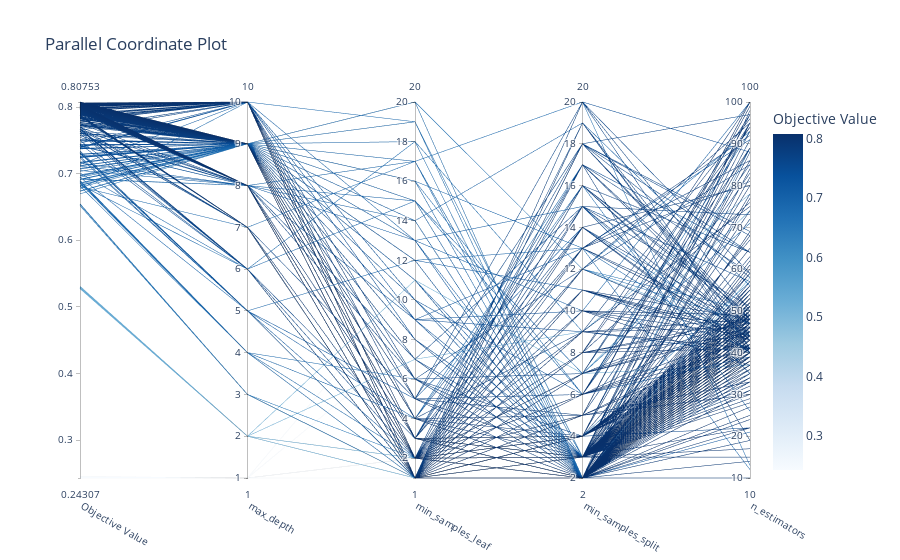

The notebook cell this image was saved under:
### Code cell
optuna.visualization.plot_parallel_coordinate(study)

### Figure 1 — Plotly figure (JSON) as saved in the notebook; plotly's stock layout.template omitted (floating-point values rounded to 4 significant figures; data arrays with more than 128 entries replaced by an {"elided": "..."} marker saying what was removed)
{"data": [{"dimensions": [{"label": "Objective Value", "range": [0.2431, 0.8075], "values": {"elided": "1000 float values"}}, {"label": "max_depth", "range": [1, 10], "values": {"elided": "1000 int values"}}, {"label": "min_samples_leaf", "range": [1, 20], "values": {"elided": "1000 int values"}}, {"label": "min_samples_split", "range": [2, 20], "values": {"elided": "1000 int values"}}, {"label": "n_estimators", "range": [10, 100], "values": {"elided": "1000 int values"}}], "labelangle": 30, "labelside": "bottom", "line": {"color": {"elided": "1000 float values"}, "colorbar": {"title": {"text": "Objective Value"}}, "colorscale": [[0, "rgb(247,251,255)"], [0.125, "rgb(222,235,247)"], [0.25, "rgb(198,219,239)"], [0.375, "rgb(158,202,225)"], [0.5, "rgb(107,174,214)"], [0.625, "rgb(66,146,198)"], [0.75, "rgb(33,113,181)"], [0.875, "rgb(8,81,156)"], [1, "rgb(8,48,107)"]], "reversescale": false, "showscale": true}, "type": "parcoords"}], "layout": {"title": {"text": "Parallel Coordinate Plot"}}}
